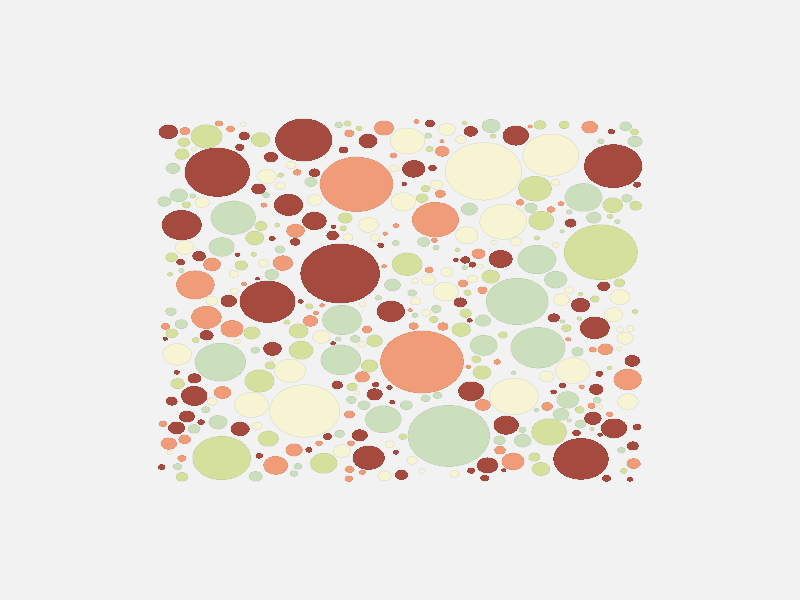
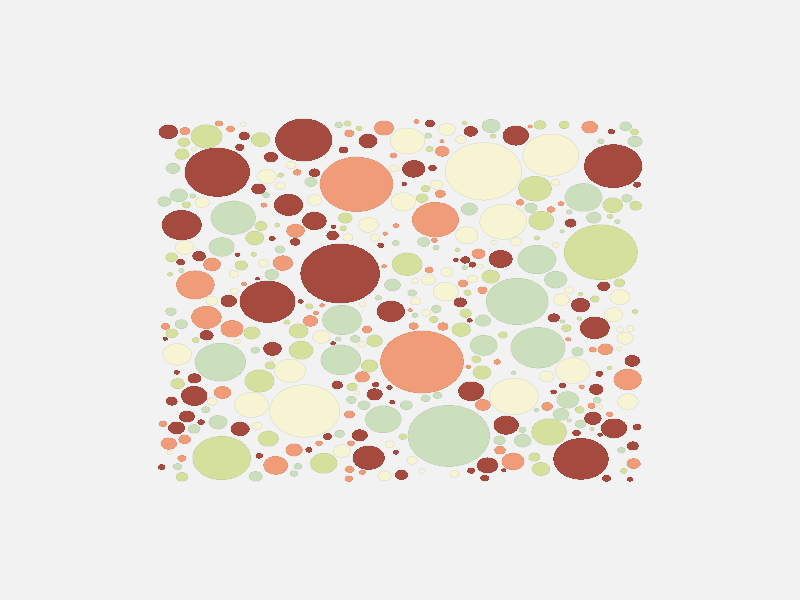

Here is the R script that generated these plots, in order:
library(ggforce)
library(ggplot2)

grid_size <- c(200,200)

single_circle <- function (radius) {
    x = runif(n = 1, max = grid_size[1] - radius -0.01,
              min = 0 + radius - 0.01)
    y = runif(n = 1, max = grid_size[2] - radius  -0.01,
              min = 0 + radius - 0.01)
    r = radius
    
  return(c(x = x,y = y,r = r))
}

generate_circles <- function() {
  for (i in 1:20000){
      # b <- ifelse(val < 7, runif(1), runif(1, min = 5, max = val))
      b <- runif(1, min = 0.1, max = 0.5)
      new_circle <- single_circle(runif(1, min = 1, max = 24))
      
      for (i in 1:length(values)) {
        is_circle_interesecting <- vector()
        is_circle_interesecting <- sqrt(((values[[i]][[1]] - new_circle[[1]]) ^ 2) + ((values[[i]][[2]] - new_circle[[2]]) ^ 2) ) - b > values[[i]][[3]] + new_circle[[3]]

        if (!is_circle_interesecting) {
          break
        }
        
        if (i == length(values)) {
         values[[i+1]] <<- new_circle
        }
      }
  }
}

create_layout <- function() {

values <<- vector("list")
values[[1]] <<- single_circle(1)

generate_circles()
dat <- as.data.frame(do.call(rbind, values))

circlecolors <- c("#d4e09b", "#f6f4d2", "#cbdfbd", "#f19c79", "#a44a3f")
dat$fillcolor <- sample(circlecolors, size = nrow(dat), replace = T)

return(dat)
}

dat <- create_layout()

ggplot(dat)+
  geom_circle(aes(x0= x, y0 =y, r =r, fill = fillcolor),size = 0.02)+
  theme_void()+
  theme(
    plot.background = element_rect(fill = "gray95", color = NA),
    panel.background = element_rect(fill = "gray95", color = NA)
  )+
  scale_fill_identity()+
  xlim(c(-50,250))+
  ylim(c(-50,250))

ggsave("plot_small.png", width = 12, height =12, dpi = 500)

